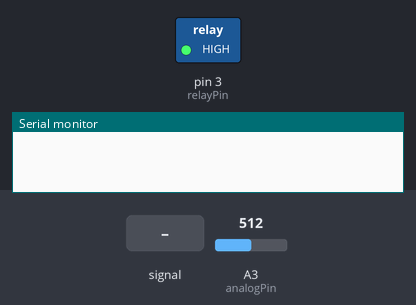
Recording of a sketch running on a simulated Arduino Uno, built with avr-gcc and run on an emulated ATmega328P. Parts: switched loads named in the sketch (green lamp = pin HIGH), the last lines printed to the serial monitor. The test bench sets the inputs (shaded band); at power-on: A3 (analogPin) = 512.

Above: at 1.2 s.
1.3 s: A3 (analogPin) fed a 200 Hz sine of ±81 counts around its level
At 1.9 s:
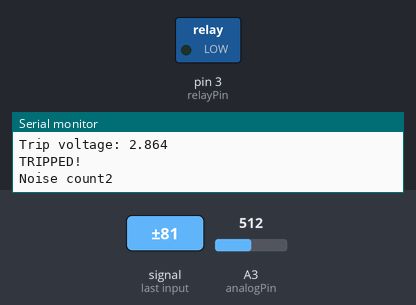
Timing chart, 0 to 4.3 s (numbered marks = the images above; inputs shaded):
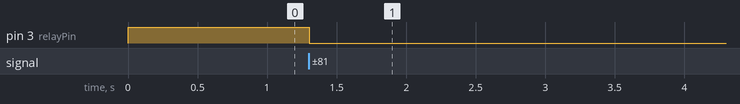

The sketch:

ampAC.ino
```cpp
const int analogPin = A3;
const int relayPin = 3;

void setup() {
  pinMode(analogPin, INPUT);
  pinMode(relayPin, OUTPUT);
  Serial.begin(115200);
  digitalWrite(relayPin, HIGH);  //ON
}
float tresh = 0.3;         // 15mV
float normalpeak = 2.515;    // 2.515V positive peak
float normalvalley = 2.475;  // 2.475V negative peak
bool tripped = false;

void loop() {

  int analogValue = analogRead(analogPin);
  float voltage = analogValue * (5.0 / 1023.0);
  static unsigned long lastMillis = 0;

  static int faultCount = 0;
  if (!tripped && (voltage > normalpeak + tresh || voltage < normalvalley - tresh)) {
    faultCount++;
    Serial.print("Trip voltage: ");
    Serial.println(voltage, 3);

    if (faultCount >= 2) {
      Serial.println("TRIPPED!");
      digitalWrite(relayPin, LOW);  // OFF
      tripped = true;
    }
  } else {
    if (faultCount>0){
      Serial.print("Noise count");
      Serial.println(faultCount);
      faultCount = 0;
    }

  }
  static int count = 0;
  static float sum = 0;
  static float minVal = 100.0;
  static float maxVal = 0.0;
  if (!tripped) {


    sum += voltage;
    if (voltage < minVal) minVal = voltage;
    if (voltage > maxVal) maxVal = voltage;
    count++;

    if (millis() - lastMillis >= 40) {
      float avg = sum / count;
      // Serial.print("avg:");
      // Serial.print(avg, 3);
      // Serial.print(",max:");
      // Serial.print(maxVal, 3);
      // Serial.println(",min:");
      // Serial.println(minVal, 3);

      // Serial.print("Loops per second: ");
      // Serial.println(count);
      lastMillis = millis();
      count = 0;
      sum = 0;
      minVal = 100.0;
      maxVal = 0.0;

    }

  }
}
```

Measured:
- after the input at 1.3 s, pin 3 (relayPin): HIGH → LOW at once
